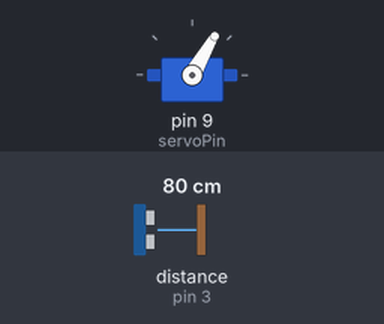
Simulated run of this sketch. Board: Arduino Uno, built with avr-gcc and run on an emulated ATmega328P. Shown: servo. Wiring (inferred from the names in the program): ultrasonic range finder: trigger pin 2; echo pin 3. Inputs (shaded band) come from the test bench; at power-on: distance to the obstacle (sensor on pin 3) 80 cm. The echo pulse lasts 58.3 µs per cm; what the sketch prints to the serial monitor is not drawn.

Above: at 0.2 s.
At 12.37 s:
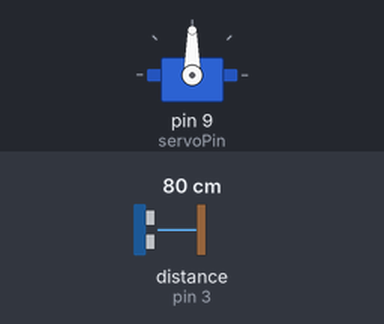
At 18.45 s:
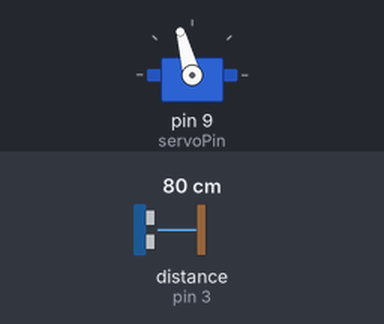
At 24.4 s:
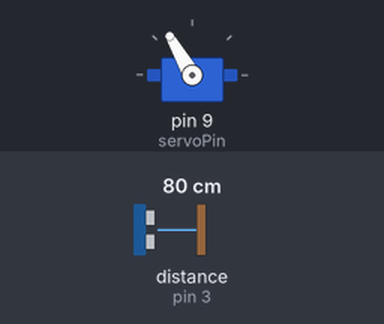
Timing chart, 0 to 40.0 s (numbered marks = the images above):
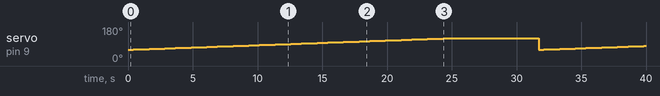

Measured:
- by itself, servo on pin 9 (servoPin): 60° → 61° at 0.41 s, → 62° 0.41 s later, → 63° 0.41 s later, → 64° 0.41 s later, … (81 changes in this stretch)

The sketch:

Radar.ino
```cpp
#include<Servo.h>

// Grid will be 58 rows, 115 cols. Space between row/col is 0.0698122m

int trigPin = 2, echoPin = 3;

int servoPin = 9, centerAngle = 90;
Servo servo;

static uint64_t map_[105];
int totalShift = 0;
double distance = 0.0;

void setup(){
    // Initialize servo and ultrasonic
    servo.attach(servoPin);

    pinMode(trigPin, OUTPUT);
    pinMode(echoPin, INPUT);

    // Configure serial monitor
    Serial.begin(9600);
    while(!Serial);
}

void loop(){
    servo.write(centerAngle);

    reset();

    // Scan 60 - 120 degrees. 90 degrees defined as forward/inital position
    for(int i = -30; i <= 30; i++){
        servo.write(centerAngle + i);
        delay(300);

        distance = getDist();

        /*
        Serial.print("Distance: ");
        Serial.print(distance);
        Serial.print('\n');

        Serial.print("Angle: ");
        Serial.print(centerAngle + i);
        Serial.print('\n');
        */

        if(0.02 <= distance && distance <= 4.0){
            // Convert rows/cols into the total number of characters relative to the start to access correct bit in 1d array.
            // Used to save space
            totalShift = (57 - min(57, max(0, (int)(distance * sin((centerAngle + i) * 0.01744444444) / 0.0698122)))) * 115 + min(114, max(0, (57 + (int)(distance * cos((centerAngle + i) * 0.01744444444) / 0.0698122))));

            /*
            Serial.print("Bit Toggled 1 \n");

            Serial.print("Total Shift = ");
            Serial.print(totalShift);
            Serial.print('\n');
            Serial.print("Row = ");
            Serial.print(57 - min(57, max(0, (int)(distance * sin((centerAngle + i) * 0.01744444444 / 0.0698122)))));
            Serial.print('\n');
            Serial.print("Col = ");
            Serial.print(min(114, max(0, (57 + (int)(distance * cos((centerAngle + i) * 0.01744444444 / 0.0698122))))));
            Serial.print('\n');
            */

            // Toggles a bit if not toggled already, there is the possiblity of double toggle in close proximity
            if(getBit(63 - totalShift % 64, totalShift / 64) == false){
                setBit(63 - totalShift % 64, totalShift / 64, true);

                /*
                Serial.print("Bit Toggled 2 \n");

                Serial.print("Grid Row: ");
                Serial.print(57 - (int)(distance / 0.0698122 * sin((centerAngle + i) * 0.01744444444)));
                Serial.print('\n');

                Serial.print("Grid Col: ");
                Serial.print(57 + (int)(distance / 0.0698122 * cos((centerAngle + i) * 0.01744444444)));
                Serial.print('\n');

                Serial.print("Modification Row: ");
                Serial.print(totalShift / 64);
                Serial.print('\n');

                Serial.print("Modification Index (Start from lsb): ");
                Serial.print(63 - totalShift % 64);
                Serial.print('\n');

                Serial.print("Original: ");
                printBitVersion(totalShift / 64);
                Serial.print('\n');

                setBit(63 - totalShift % 64, totalShift / 64, true);

                Serial.print("Modified: ");
                printBitVersion(totalShift / 64);
                Serial.print('\n');

                Serial.print('\n');
                */
            }
        }

        delay(100);
    }

    // Clear previous detection and display new
    clearTerm();
    display();
}

// Reset map
void reset(){
    for(int i = 0; i < 105; i++){
        map_[i] = (uint64_t) (0);
    }
}
// Get the current distance from ultrasonic
double getDist(){
    digitalWrite(trigPin, LOW);
    delayMicroseconds(2);
    digitalWrite(trigPin, HIGH);
    delayMicroseconds(10);
    digitalWrite(trigPin, LOW);

    double duration = pulseIn(echoPin, HIGH);

    return duration * 0.0343 / (2.0 * 100.0);
}

// Get the xth bit in the yth index of the array
bool getBit(unsigned x, unsigned y){
    return !!(map_[y] & (((uint64_t) 1) << x));
}

// Set the xth bit in the yth index of the array to v
void setBit(unsigned x, unsigned y, bool v){
    uint64_t r = map_[y];
    r &= ~((uint64_t) 1 << x);

    r |= ((uint64_t) v) << x;

    map_[y] = r;
}

// Clear terminal (bootleg way lmao)
void clearTerm(){
    for(int i = 0; i < 40; i++){
        Serial.print('\n');
    }
}

// Print out current radar
void display(){
    for(int i = 0; i < 104; i++){
        uint64_t r = map[i];
        for(int j = 63; j >= 0; j--){
            if(i != 0 && j != 63 && (64 * i + (63 - j)) % 115 == 0){
                Serial.print('\n');
            }

            Serial.print(getBit(j, i) ? '1' : '0');
        }
    }

    for(int i = 63; i >= 49; i--){
        Serial.print(getBit(i, 104) == false ? '0' : '1');
    }
    Serial.print('\n');
}

// Print out binary version of a number
void printBitVersion(uint64_t x){
    for(int i = 63; i >= 0; i--){
        Serial.print(getBit(i, x) ? '1' : '0');
    }
    Serial.print('\n');
}
```
